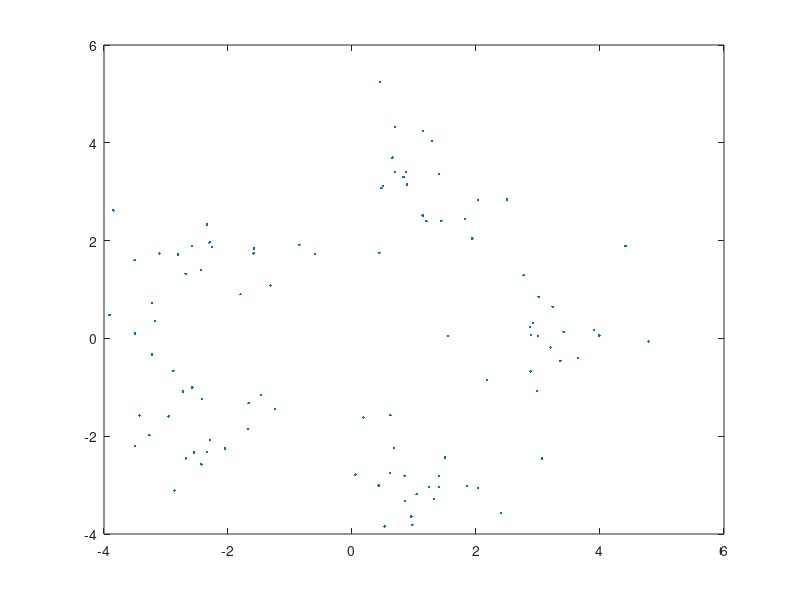
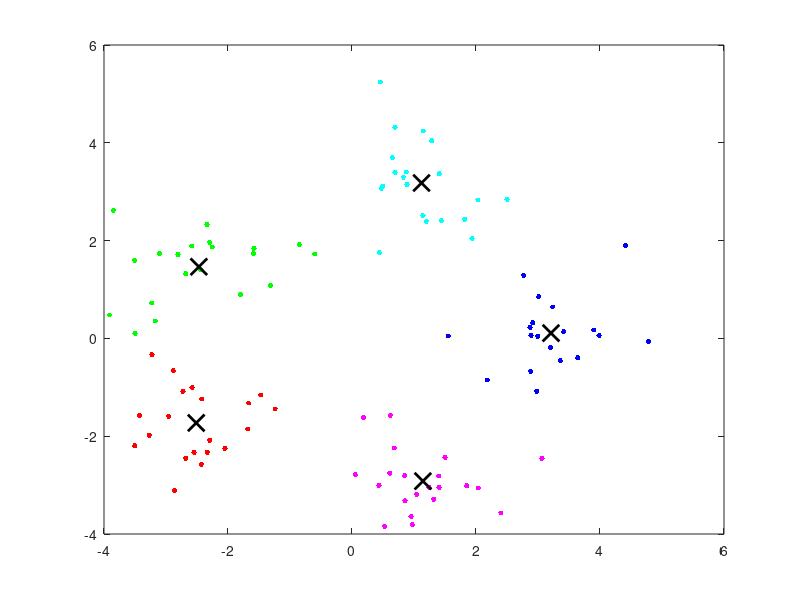
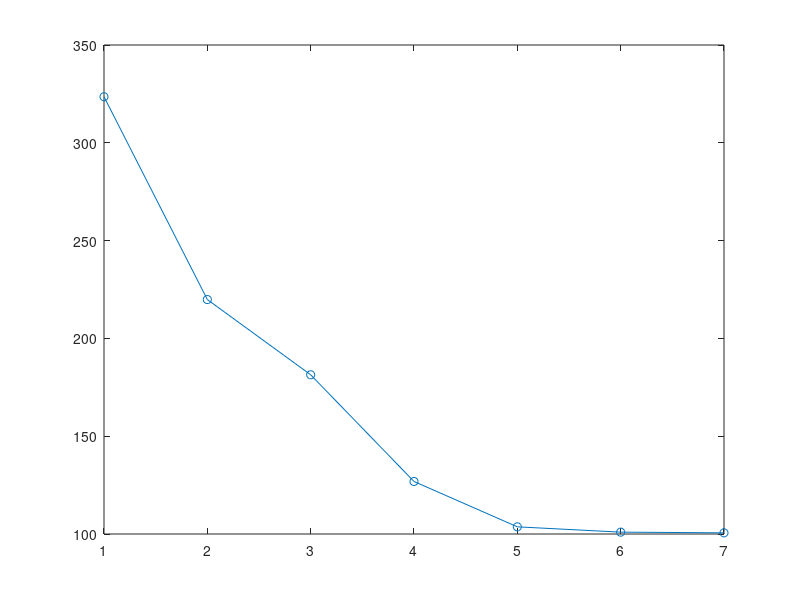
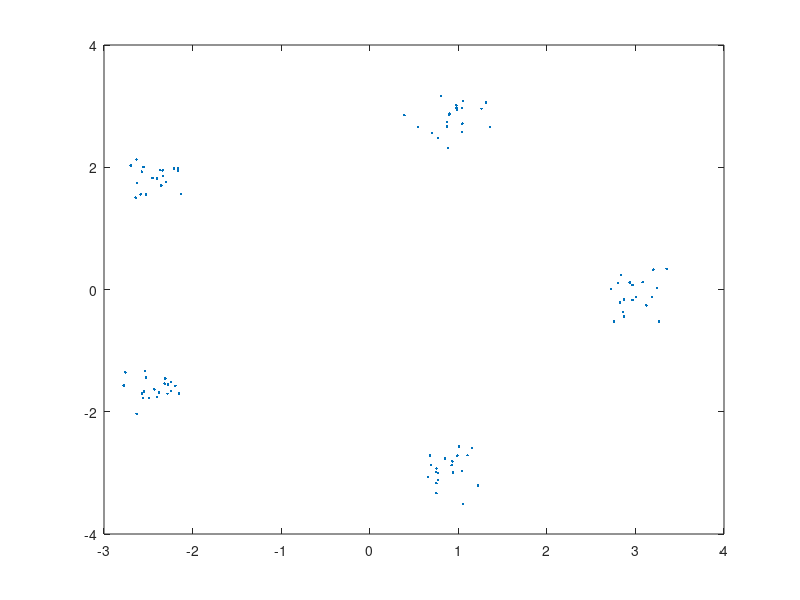

Reproduce these figures in MATLAB, in order.
clc
clear
%Diary
dfile ='MATLAB_Output_OM.txt';
if exist(dfile, 'file') ; delete(dfile); end
diary(dfile)
diary on

%Introduction
fprintf('----------------------------------------------------------------------\n');
fprintf('\t Oscar Martinez \t HW 7 \t STA 5106\n');
fprintf('----------------------------------------------------------------------\n');

%-----Problem 1:-----
fprintf('-----------Problem 1----------\n');

fprintf('\n----------Dataset 1---------\n');
%Load Data
load hw7_1_data1.mat %Loads the first dataset
X=Yn'; %X is 100*2
[N, I] = size(X); %N=100,n=I

%Visualize original data
figure(1);
plot(X(:,1), X(:,2), '.');
pause;

K = 5;    % number of clusters
C(:,:,1) = X(1:K,:);  % assign the first K points of X as the means

E = 1;  % update error
m = 1;
while (E > 1e-3)
    for n = 1:N %Find closest K-Mean for each n \in N of X = N x I
        dis = sqrt(sum((ones(K,1)*X(n,:) - C(:,:,m)).^2,2)); 
        [min_dis(m,n), ind(m,n)] = min(dis);
    end
    for k = 1:K
        C(k,:,m+1) = mean(X(ind(m,:)==k,:)); %Update Means
    end
    E = norm(C(:,:,m+1)-C(:,:,m)); %Difference between mean iterations
    
    % plot the process
    figure(2); clf;
    color = 'rbgcmyk';
    for k = 1:K
        plot(X(ind(m,:)==k,1),X(ind(m,:)==k,2),[color(k) '.'],'MarkerSize',12);
        hold on;
        plot(C(k,1,m),C(k,2,m),'kx', 'MarkerSize',12,'LineWidth',2)
    end
    
    % compute the sum of squares
    ss(m) = sum(min_dis(m,:).^2);
    
    pause;
    m = m+1;
end

figure(3);
plot(ss, 'o-');

%---Load Second Data---
fprintf('\n----------Dataset 2---------\n');
load hw7_1_data2.mat %Loads the second dataset
X=Yn'; %X is 100*2
[N, I] = size(X); %m=100,n=2

%Visualize original data
figure(4);
plot(X(:,1), X(:,2), '.');
pause;

K = 5;    % number of clusters
C(:,:,1) = X(1:K,:);  % assign the first K points of X as the means
%C(:,:,1) = [0.9852 2.935; -2.4 1.814; -2.193 -1.576; 0.8488 -2.765; 3.123
%-0.259] non-random seed

E = 1;  % update error
m = 1;
while (E > 1e-3)
    for n = 1:N %Find closest K-Mean for each n \in N of X = N x I
        dis = sqrt(sum((ones(K,1)*X(n,:) - C(:,:,m)).^2,2)); 
        [min_dis(m,n), ind(m,n)] = min(dis);
    end
    for k = 1:K
        C(k,:,m+1) = mean(X(ind(m,:)==k,:)); %Update Means
    end
    E = norm(C(:,:,m+1)-C(:,:,m)); %Difference between mean iterations
    
    % plot the process
    figure(5); clf;
    color = 'rbgcmyk';
    for k = 1:K
        plot(X(ind(m,:)==k,1),X(ind(m,:)==k,2),[color(k) '.'],'MarkerSize',12);
        hold on;
        plot(C(k,1,m),C(k,2,m),'kx', 'MarkerSize',12,'LineWidth',2)
    end
    
    % compute the sum of squares
    ss(m) = sum(min_dis(m,:).^2);
    
    pause;
    m = m+1;
end

figure(6);
plot(ss, 'o-'); %Plot Error

%-----Problem 2:-----
fprintf('\n-----------Problem 2----------\n');
clear;
fprintf('\n----------Dataset 1---------\n');
%Load the first dataset
load hw6_2_data1.mat;
X = Y'; %500 x 1

[N, I] = size(X); %N=500,I=1

%Visualize original data
figure(7);
plot(X(:), '.');
pause;

K = 2;    % number of clusters
C(:,1) = X(1:K);  % assign the first K points of X as the means

E = 1;  % update error
m = 1;  %Iteration
while (E > 1e-3)
    for n = 1:N %Find closest K-Mean for each n \in N of X = N x I
        dis = sqrt(sum((ones(K,1)*X(n) - C(:,m)).^2,2)); %distance between members of X and proposed means
        [min_dis(m,n), ind(m,n)] = min(dis); %Min dist and corresponding index between element n of X for iteration n
    end
    for k = 1:K
        C(k,m+1) = mean(X(ind(m,:)==k)); %Update Means via responsibilities for K
    end
    E = norm(C(:,m+1)-C(:,m)); %Difference between mean iterations
    
    % plot the process
    figure(8); clf;
    color = 'rbgcmyk';
    for k = 1:K
        plot(X(ind(m,:)==k),[color(k) '.'],'MarkerSize',12);
        hold on;
        plot(C(k,m),'kx', 'MarkerSize',12,'LineWidth',2)
    end
    
    % compute the sum of squares
    ss(m) = sum(min_dis(m).^2);
    
    pause;
    m = m+1;
end

figure(9);
plot(ss, 'o-'); %Plot Error

%Mean, Variance,and Proportion
Mu1 = C(1,m-1);
Mu2 = C(2,m-1);
Var1 = var(X(ind(m-1,:)==1));
Var2 = var(X(ind(m-1,:)==2));
Alpha1 = sum(ind(m-1,:)==1)/N;
Alpha2 = sum(ind(m-1,:)==2)/N;
theta = [Mu2 Mu1 Var2 Var1 Alpha2 Alpha1];
fprintf('mu = (%2.4f, %2.4f), sigma = (%2.4f, %2.4f), alpha = (%2.4f, %2.4f) \n', theta(1), theta(2), theta(3), theta(4), theta(5), theta(6));



fprintf('\n----------Dataset 2---------\n');
clear;
%Load the second dataset
load hw6_2_data2.mat;
X = Y'; %500 x 1

[N, I] = size(X); %N=500,I=1

%Visualize original data
figure(10);
plot(X(:), '.');
pause;

K = 2;    % number of clusters
C(:,1) = X(1:K);  % assign the first K points of X as the means
%C(:,1) = [min(X); max(X)]; %Extremal Seeds
%C(:,1) = [mean(X)+0.25; mean(X)-0.25]; %Mean seeds
%C(:,1) = [2.818; 0.550]; %HW6 Seeds

E = 1;  % update error
m = 1;  %Iteration
while (E > 1e-6)
    for n = 1:N %Find closest K-Mean for each n \in N of X = N x I
        dis = sqrt(sum((ones(K,1)*X(n) - C(:,m)).^2,2)); %distance between members of X and proposed means
        [min_dis(m,n), ind(m,n)] = min(dis); %Min dist and corresponding index between element n of X for iteration n
    end
    for k = 1:K
        C(k,m+1) = mean(X(ind(m,:)==k)); %Update Means via responsibilities for K
    end
    E = norm(C(:,m+1)-C(:,m)); %Difference between mean iterations
    
    % plot the process
    figure(11); clf;
    color = 'rbgcmyk';
    for k = 1:K
        plot(X(ind(m,:)==k),[color(k) '.'],'MarkerSize',12);
        hold on;
        plot(C(k,m),'kx', 'MarkerSize',12,'LineWidth',2)
    end
    
    % compute the sum of squares
    ss(m) = sum(min_dis(m).^2);
    
    pause;
    m = m+1;
end

figure(12);
plot(ss, 'o-'); %Plot Error

%Mean, Variance,and Proportion
Mu1 = C(1,m-1);
Mu2 = C(2,m-1);
Var1 = var(X(ind(m-1,:)==1));
Var2 = var(X(ind(m-1,:)==2));
Alpha1 = sum(ind(m-1,:)==1)/N;
Alpha2 = sum(ind(m-1,:)==2)/N;
theta = [Mu2 Mu1 Var2 Var1 Alpha2 Alpha1];
fprintf('mu = (%2.4f, %2.4f), sigma = (%2.4f, %2.4f), alpha = (%2.4f, %2.4f) \n', theta(1), theta(2), theta(3), theta(4), theta(5), theta(6));

diary off